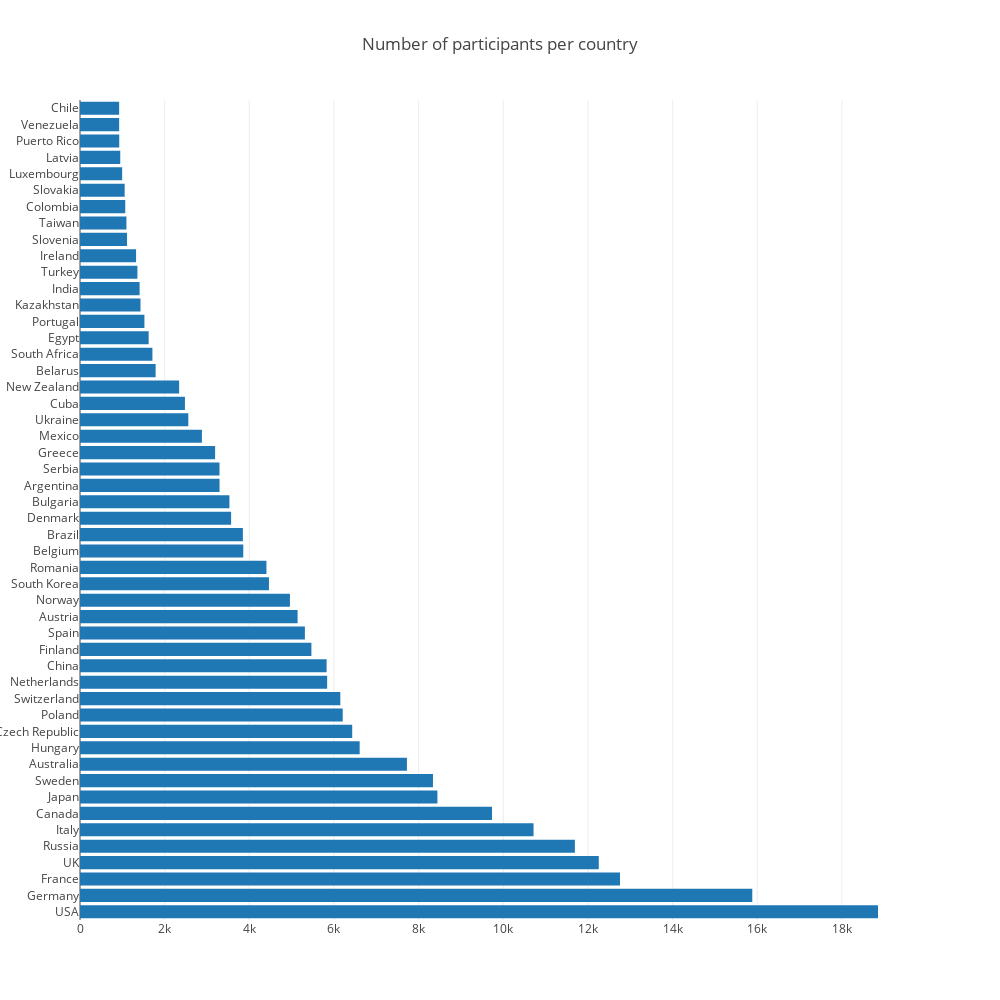

Notebook code for this chart:
### Code cell
plotly.offline.iplot({
    "data": [go.Bar(x=region.values, y=region.index, orientation = 'h')],
    "layout": go.Layout(title="Number of participants per country"
                           ,width=1000,height=1000,)
})

### Figure 1 — Plotly figure (JSON) as saved in the notebook; plotly's stock layout.template omitted (floating-point values rounded to 4 significant figures)
{"data": [{"orientation": "h", "type": "bar", "x": [18853, 15883, 12758, 12256, 11692, 10715, 9734, 8444, 8339, 7724, 6607, 6431, 6207, 6150, 5839, 5826, 5467, 5313, 5141, 4960, 4464, 4405, 3857, 3848, 3570, 3530, 3297, 3296, 3192, 2880, 2559, 2479, 2342, 1787, 1711, 1622, 1522, 1429, 1408, 1356, 1325, 1111, 1097, 1069, 1055, 996, 951, 927, 925, 925], "y": ["USA", "Germany", "France", "UK", "Russia", "Italy", "Canada", "Japan", "Sweden", "Australia", "Hungary", "Czech Republic", "Poland", "Switzerland", "Netherlands", "China", "Finland", "Spain", "Austria", "Norway", "South Korea", "Romania", "Belgium", "Brazil", "Denmark", "Bulgaria", "Argentina", "Serbia", "Greece", "Mexico", "Ukraine", "Cuba", "New Zealand", "Belarus", "South Africa", "Egypt", "Portugal", "Kazakhstan", "India", "Turkey", "Ireland", "Slovenia", "Taiwan", "Colombia", "Slovakia", "Luxembourg", "Latvia", "Puerto Rico", "Venezuela", "Chile"]}], "layout": {"height": 1000, "title": "Number of participants per country", "width": 1000}}
